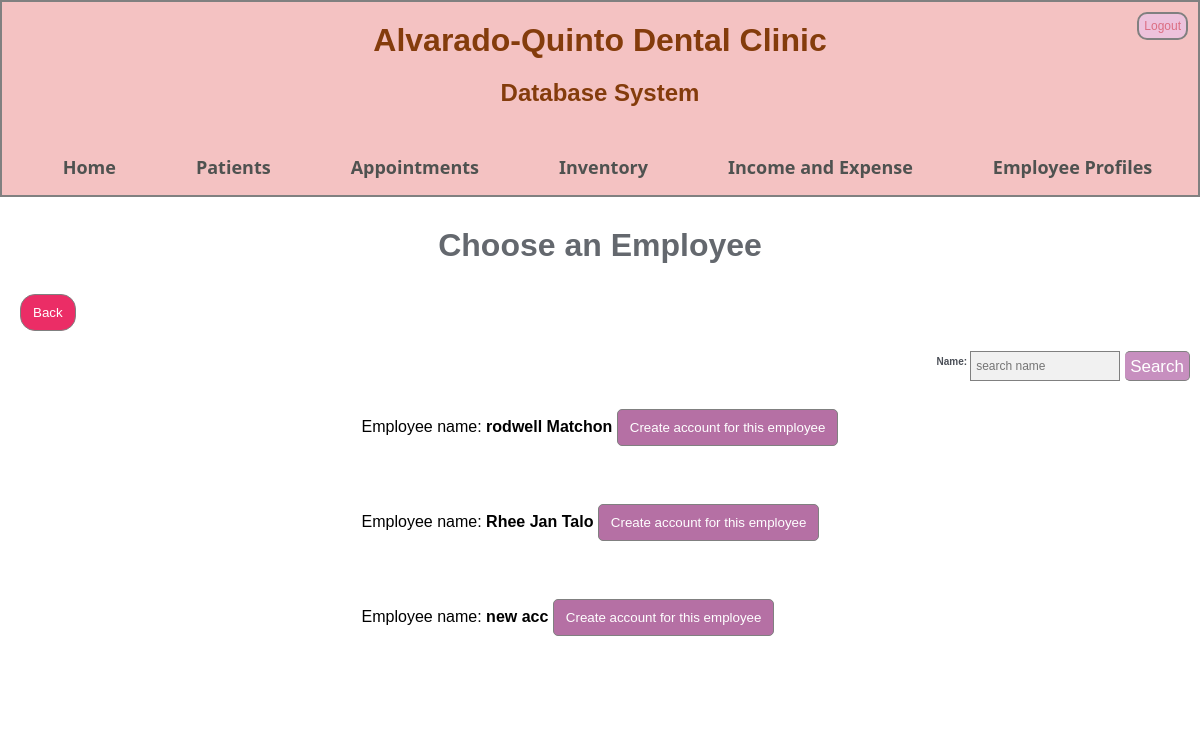
The app's page /accounts_make/ (signed in) with its own data.
### profiling/models.py (models this page shows, shortened)
class profile(models.Model):
         fullname = models.CharField(max_length = 200, null = False)
         profile_type = models.CharField(max_length = 200, null = False)
         contact_number = models.CharField(max_length = 13, validators=[MinLengthValidator(13)]) ##change to phone   ##put +63 format PhoneField(blank=False, help_text='Contact phone number')   ## ask how to validate this
         profile_fulladress = models.CharField(max_length = 200, null = False)
         bday = models.DateField(auto_now=False, auto_now_add =False) #CHANGE TO DATE {Y M D} FORMAT
         gender = models.CharField(max_length = 200, null = False)
         ecp_fullname = models.CharField(max_length = 200, null = False)
         ecp_contactnum = models.CharField(max_length = 13, validators=[MinLengthValidator(13)])#change to phone
         ecp_relationship = models.CharField(max_length = 200, null = False)
         ecp_fulladress = models.CharField(max_length = 200, null = False)
         added = models.DateField(auto_now=False, auto_now_add =True, null = False) #wala ni sa forms #TARUNGON PANI PAG INPUT HEHE
         update = models.DateField(auto_now=True, auto_now_add =False, null = False) #wala ni sa forms #TARUNGON PANI PAG INPUT HEHE

### profiling/views.py (the view)
# urls.py: path('accounts_make/' , prof_views.accounts_make, name='accounts_make'),
@login_required
def accounts_make(request):
    emp_data = profile.objects.filter(profile_type='Employee')
    context = {"emp_data":emp_data}
    return render(request, 'accounts_make.html',context)

### templates/accounts_make.html (shortened to what this page needs)
{% extends 'base.html' %}
{% block content %}
<h1 class='page_header'>Choose an Employee</h1>
<p class="patient_add_form"><a href="{% url 'accounts_view' %}"><button class="back_button" type="submit">Back</button></a> </p>
{% if emp_data %}
	<form class="search_form" method = POST action ="{% url 'accounts_make_search' %}">
		<p><button type='submit'>Search</button></p>
		<p><label>Name:</label><input type='search' placeholder="search name" name = 'name'aria-label ='search'></p>
	</form>
	<br></br>
	<center class="patient_add_form">
		<table class='table'>
			{% for things in emp_data %}
			<tr>
				<td>
					<p> <text>Employee name:</text> <b>{{ things.fullname }}</b>
					<a href="{% url 'create_account' things.id %}"><button class="normal_button" type="submit">Create account for this employee</button></a></p><br></br>
				</td>
			</tr>
		{% endfor %}
		</table>
	</center>
	{% else %}
	<center><p class='messages'> No Employee profile available </p></center>
	{% endif %}
{% endblock %}

### static/css/styles.css (style rules this page uses)
* { margin: 0; padding: 0; font-family: sans-serif; box-sizing: border-box; }
a, a:visited { text-decoration: none; }
.page_header { color: #64686e; text-align: center; margin: 5px auto 10px auto; padding-top: 25px; }
.patient_add_form { border-radius: 5px; background-color: white; padding: 20px; position: relative; }
.patient_add_form p { margin-bottom: 20px; }
.search_form { margin-right: 10px; justify-content: space-around; }
.search_form p { float: right; }
.search_form label { color: #4b4f57; margin-right: 3px; margin-left: 5px; padding-top: 10px; font-weight: bold; font-size: 10px; }
.search_form input[type="search"], input[type="month"] { float: right; padding: 5px; font-size: 12px; border: 1px solid grey; background: #f1f1f1; height: 30px; width: 150px; }
.search_form button[type="submit"] { font-size: 10px; padding: 5px; background: #c78fbf; color: white; font-size: 17px; border: 1px solid grey; border-left: none; cursor: pointer; float: right; border-radius: 0; height: 30px; margin-left: 5px; margin-bottom: 5px; border-radius: 5px; }
button { padding: 10px 12px; cursor: pointer; border: 1px solid grey; border-radius: 15px; }
.back_button { background-color: #eb2d66; color: white; }
.normal_button { background-color: #b570a4; color: white; bottom: 10px; right: 25px; padding: 10px 12px; border-radius: 5px; cursor: pointer; }
a { color: #17a2b8; }

### records on screen
profile: fullname "rodwell Matchon"
profile: fullname "Rhee Jan Talo"
profile: fullname "new acc"
